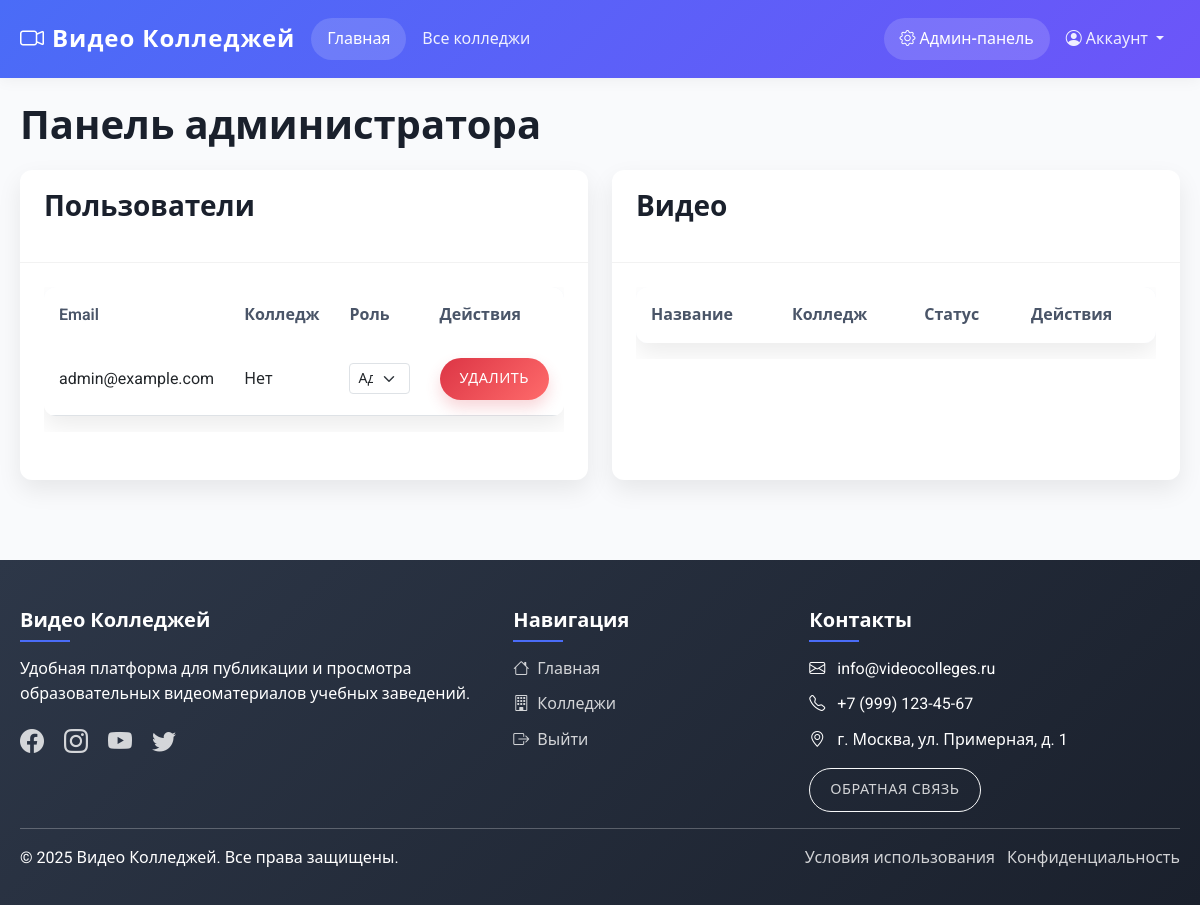
The page /index.php?page=admin (signed in) on the database as committed earlier.
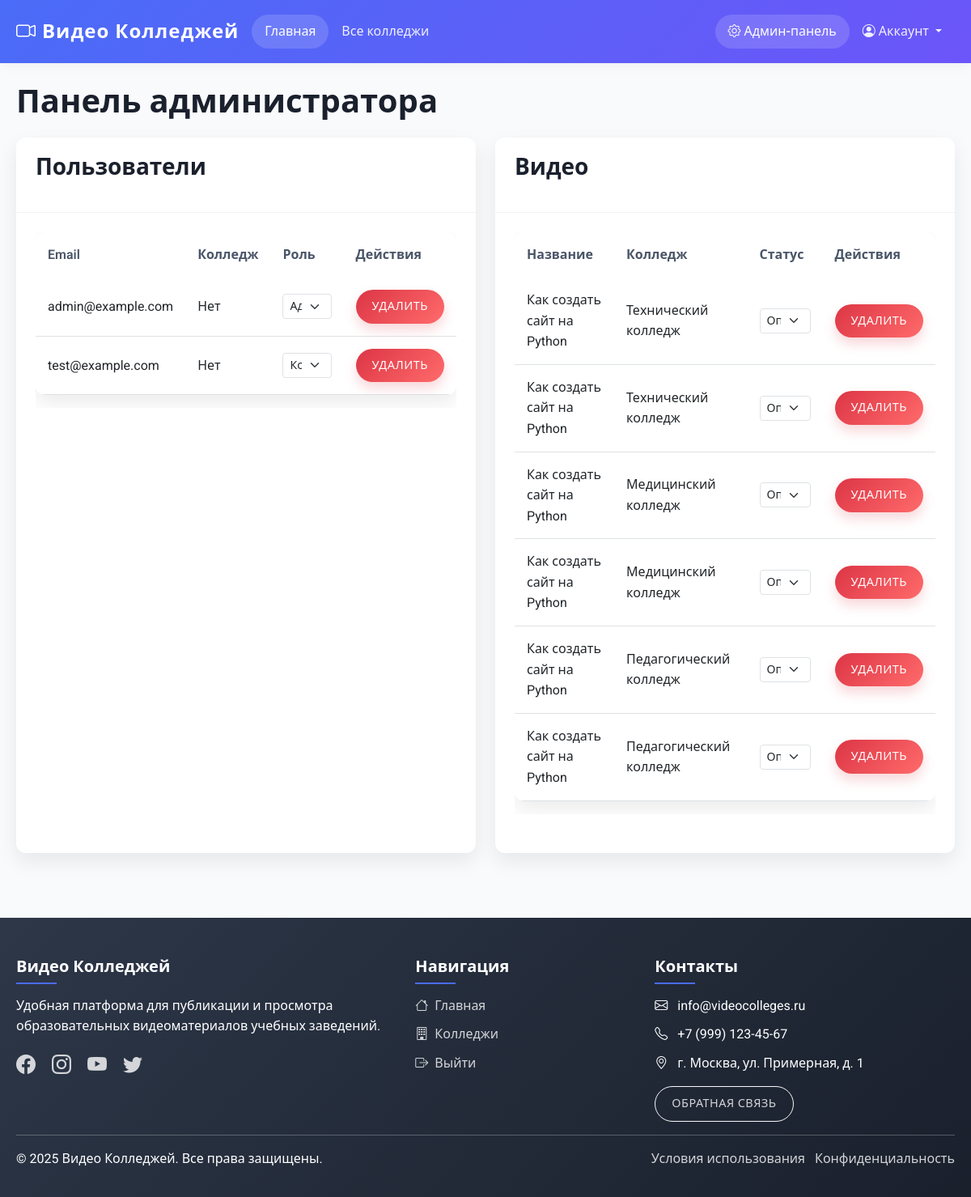
The same page on the database as committed later.
### tables this page shows
CREATE TABLE IF NOT EXISTS users (
    id INT AUTO_INCREMENT PRIMARY KEY,
    email VARCHAR(255) NOT NULL UNIQUE,
    password VARCHAR(255) NOT NULL,
    role ENUM('admin', 'college') NOT NULL DEFAULT 'college',
    college_id INT,
    reset_token VARCHAR(64) DEFAULT NULL,
    reset_token_expiry DATETIME DEFAULT NULL,
    last_login DATETIME DEFAULT NULL,
    status ENUM('active', 'inactive') DEFAULT 'active',
    created_at TIMESTAMP DEFAULT CURRENT_TIMESTAMP,
    updated_at TIMESTAMP DEFAULT CURRENT_TIMESTAMP ON UPDATE CURRENT_TIMESTAMP,
    FOREIGN KEY (college_id) REFERENCES colleges(id) ON DELETE SET NULL
);

CREATE TABLE IF NOT EXISTS videos (
    id INT AUTO_INCREMENT PRIMARY KEY,
    college_id INT NOT NULL,
    title VARCHAR(255) NOT NULL,
    description TEXT,
    url VARCHAR(255) NOT NULL,
    file_path VARCHAR(255) DEFAULT NULL,
    file_type VARCHAR(50) DEFAULT NULL,
    thumbnail_url VARCHAR(255),
    duration VARCHAR(10),
    views INT DEFAULT 0,
    status ENUM('pending', 'published', 'rejected') NOT NULL DEFAULT 'pending',
    created_at TIMESTAMP DEFAULT CURRENT_TIMESTAMP,
    updated_at TIMESTAMP DEFAULT CURRENT_TIMESTAMP ON UPDATE CURRENT_TIMESTAMP,
    FOREIGN KEY (college_id) REFERENCES colleges(id) ON DELETE CASCADE
);

CREATE TABLE IF NOT EXISTS colleges (
    id INT AUTO_INCREMENT PRIMARY KEY,
    name VARCHAR(255) NOT NULL,
    description TEXT,
    location VARCHAR(255),
    website VARCHAR(255),
    logo_url VARCHAR(255),
    created_at TIMESTAMP DEFAULT CURRENT_TIMESTAMP,
    updated_at TIMESTAMP DEFAULT CURRENT_TIMESTAMP ON UPDATE CURRENT_TIMESTAMP
);

### pages/admin.php (the view, shortened to what this page needs)
<?php
$stmt = $pdo->query("SELECT u.*, c.name as college_name
                     FROM users u
                     LEFT JOIN colleges c ON u.college_id = c.id
                     ORDER BY u.created_at DESC");
$users = $stmt->fetchAll();
$stmt = $pdo->query("SELECT v.*, c.name as college_name
                     FROM videos v
                     JOIN colleges c ON v.college_id = c.id
                     ORDER BY v.created_at DESC");
$videos = $stmt->fetchAll();
?>
<div class="row">
    <div class="col-md-12">
        <h1>Панель администратора</h1>
    </div>
</div>
<div class="row">
    <div class="col-md-6">
        <div class="card mb-4">
            <div class="card-header">
                <h3>Пользователи</h3>
            </div>
            <div class="card-body">
                <div class="table-responsive">
                    <table class="table">
                        <thead>
                            <tr>
                                <th>Email</th>
                                <th>Колледж</th>
                                <th>Роль</th>
                                <th>Действия</th>
                            </tr>
                        </thead>
                        <tbody>
                            <?php foreach ($users as $user): ?>
                                <tr>
                                    <td><?php echo htmlspecialchars($user['email']); ?></td>
                                    <td><?php echo htmlspecialchars($user['college_name'] ?? 'Нет'); ?></td>
                                    <td>
                                        <form method="POST" class="d-inline">
                                            <select name="role" class="form-select form-select-sm" onchange="this.form.submit()">
                                                <option value="admin" <?php echo $user['role'] === 'admin' ? 'selected' : ''; ?>>Админ</option>
                                                <option value="college" <?php echo $user['role'] === 'college' ? 'selected' : ''; ?>>Колледж</option>
                                            </select>
                                        </form>
                                    </td>
                                    <td>
                                        <form method="POST" class="d-inline" onsubmit="return confirm('Удалить пользователя?')">
                                            <button type="submit" class="btn btn-danger btn-sm">Удалить</button>
                                        </form>
                                    </td>
                                </tr>
                            <?php endforeach; ?>
                        </tbody>
                    </table>
                </div>
            </div>
        </div>
    </div>
    <div class="col-md-6">
        <div class="card mb-4">
            <div class="card-header">
                <h3>Видео</h3>
            </div>
            <div class="card-body">
                <div class="table-responsive">
                    <table class="table">
                        <thead>
                            <tr>
                                <th>Название</th>
                                <th>Колледж</th>
                                <th>Статус</th>
                                <th>Действия</th>
                            </tr>
                        </thead>
                        <tbody>
                            <?php foreach ($videos as $video): ?>
                                <tr>
                                    <td><?php echo htmlspecialchars($video['title']); ?></td>
                                    <td><?php echo htmlspecialchars($video['college_name']); ?></td>
                                    <td>
                                        <form method="POST" class="d-inline">
                                            <select name="status" class="form-select form-select-sm" onchange="this.form.submit()">
                                                <option value="published" <?php echo $video['status'] === 'published' ? 'selected' : ''; ?>>Опубликовано</option>
                                            </select>
                                        </form>
                                    </td>
                                    <td>
                                        <form method="POST" class="d-inline" onsubmit="return confirm('Удалить видео?')">
                                            <button type="submit" class="btn btn-danger btn-sm">Удалить</button>
                                        </form>
                                    </td>
                                </tr>
                            <?php endforeach; ?>
                        </tbody>
                    </table>
                </div>
            </div>
        </div>
    </div>
</div>

### includes/header.php (shortened to what this page needs)
<!DOCTYPE html>
<html lang="ru">
<head>
    <link href="https://cdn.jsdelivr.net/npm/bootstrap@5.3.0/dist/css/bootstrap.min.css" rel="stylesheet">
    <link rel="stylesheet" href="https://cdn.jsdelivr.net/npm/bootstrap-icons@1.10.0/font/bootstrap-icons.css">
    <link href="assets/css/modern-style.css" rel="stylesheet">
</head>
<body>
    <nav class="navbar navbar-expand-lg navbar-dark">
        <div class="container">
            <a class="navbar-brand" href="index.php">
                <i class="bi bi-camera-video"></i> Видео Колледжей
            </a>
            <div class="collapse navbar-collapse" id="navbarNav">
                <ul class="navbar-nav me-auto">
                    <li class="nav-item">
                        <a class="nav-link" href="index.php">Главная</a>
                    </li>
                    <li class="nav-item">
                        <a class="nav-link" href="index.php?page=colleges">Все колледжи</a>
                    </li>
                </ul>
                <ul class="navbar-nav">
                    <?php if($isLoggedIn): ?>
                        <?php if($isAdmin): ?>
                            <li class="nav-item">
                                <a class="nav-link" href="index.php?page=admin">
                                    <i class="bi bi-gear"></i> Админ-панель
                                </a>
                            </li>
                        <?php endif; ?>
                        <li class="nav-item dropdown">
                            <a class="nav-link dropdown-toggle" href="#" id="navbarDropdown" role="button"
                               data-bs-toggle="dropdown" aria-expanded="false">
                                <i class="bi bi-person-circle"></i> Аккаунт
                            </a>
                        </li>
                    <?php endif; ?>
                </ul>
            </div>
        </div>
    </nav>
    <div class="container mt-4">

### index.php (shortened to what this page needs)
<?php
require_once 'config/database.php';
$page = isset($_GET['page']) ? $_GET['page'] : 'home';
$isLoggedIn = isset($_SESSION['user_id']);
$isAdmin = isset($_SESSION['role']) && $_SESSION['role'] === 'admin';
include 'includes/header.php';
switch($page) {
    case 'admin':
        if($isAdmin) {
            include 'pages/admin.php';
        } else {
            header('Location: index.php?page=login');
            exit;
        }
        break;
}
include 'includes/footer.php';
?>

### includes/footer.php (shortened to what this page needs)
    </div>
    <footer>
        <div class="container">
            <div class="row">
                <div class="col-md-5">
                    <h5>Видео Колледжей</h5>
                    <p>Удобная платформа для публикации и просмотра образовательных видеоматериалов учебных заведений.</p>
                    <div class="social-icons mt-3">
                        <a href="#" class="me-3"><i class="bi bi-facebook fs-4"></i></a>
                        <a href="#" class="me-3"><i class="bi bi-instagram fs-4"></i></a>
                        <a href="#" class="me-3"><i class="bi bi-youtube fs-4"></i></a>
                        <a href="#" class="me-3"><i class="bi bi-twitter fs-4"></i></a>
                    </div>
                </div>
                <div class="col-md-3">
                    <h5>Навигация</h5>
                    <ul class="list-unstyled footer-links">
                        <li><a href="index.php"><i class="bi bi-house me-2"></i>Главная</a></li>
                        <li><a href="index.php?page=colleges"><i class="bi bi-building me-2"></i>Колледжи</a></li>
                        <?php if($isLoggedIn): ?>
                            <li><a href="includes/logout.php"><i class="bi bi-box-arrow-right me-2"></i>Выйти</a></li>
                        <?php else: ?>
                            <li><a href="index.php?page=login"><i class="bi bi-box-arrow-in-right me-2"></i>Войти</a></li>
                            <li><a href="index.php?page=register"><i class="bi bi-person-plus me-2"></i>Регистрация</a></li>
                        <?php endif; ?>
                    </ul>
                </div>
                <div class="col-md-4">
                    <h5>Контакты</h5>
                    <ul class="list-unstyled footer-links">
                        <li><i class="bi bi-envelope me-2"></i> info@videocolleges.ru</li>
                        <li><i class="bi bi-telephone me-2"></i> +7 (999) 123-45-67</li>
                        <li><i class="bi bi-geo-alt me-2"></i> г. Москва, ул. Примерная, д. 1</li>
                    </ul>
                    <div class="mt-3">
                        <a href="#" class="btn btn-outline-light btn-sm rounded-pill">Обратная связь</a>
                    </div>
                </div>
            </div>
            <hr class="footer-divider">
            <div class="row">
                <div class="col-md-6">
                    <p class="mb-0">&copy; <?php echo date('Y'); ?> Видео Колледжей. Все права защищены.</p>
                </div>
                <div class="col-md-6 text-end">
                    <ul class="list-inline mb-0">
                        <li class="list-inline-item"><a href="#">Условия использования</a></li>
                        <li class="list-inline-item"><a href="#">Конфиденциальность</a></li>
                    </ul>
                </div>
            </div>
        </div>
    </footer>
</body>
</html>

### assets/css/modern-style.css (style rules this page uses)
:root { --primary-color: #4a6cf7; --secondary-color: #6c55f9; --accent-color: #ff6b6b; --dark-color: #2d3748; --light-color: #ffffff; --gray-color: #f8f9fa; --text-color: #333333; --border-radius: 12px; --box-shadow: 0 10px 25px rgba(0, 0, 0, 0.08); --transition: all 0.3s ease; }
body { font-family: 'Roboto', 'Segoe UI', sans-serif; background-color: #f9fafc; color: var(--text-color); line-height: 1.6; }
h1, h2, h3, h4, h5, h6 { font-weight: 700; margin-bottom: 1.2rem; color: #1a202c; }
h1 { font-size: 2.5rem; }
h3 { font-size: 1.75rem; }
.container { max-width: 1200px; padding: 0 20px; }
.navbar { padding: 15px 0; box-shadow: 0 2px 15px rgba(0, 0, 0, 0.05); background: linear-gradient(135deg, var(--primary-color) 0%, var(--secondary-color) 100%) !important; }
.navbar-brand { font-weight: 800; font-size: 1.5rem; color: white !important; letter-spacing: 1px; }
.navbar-dark .navbar-nav .nav-link { color: rgba(255, 255, 255, 0.9) !important; font-weight: 500; padding: 8px 16px; border-radius: 30px; transition: var(--transition); }
.navbar-dark .navbar-nav .nav-link:hover, .navbar-dark .navbar-nav .nav-link.active { background-color: rgba(255, 255, 255, 0.15); color: white !important; }
.card { border: none; border-radius: var(--border-radius); box-shadow: var(--box-shadow); transition: var(--transition); overflow: hidden; height: 100%; }
.card-header { background-color: transparent; border-bottom: 1px solid rgba(0, 0, 0, 0.05); padding: 1.25rem 1.5rem; font-weight: 600; }
.card-body { padding: 1.5rem; }
.btn { border-radius: 50px; padding: 10px 20px; font-weight: 500; letter-spacing: 0.5px; transition: var(--transition); position: relative; overflow: hidden; font-size: 0.9rem; text-transform: uppercase; }
.btn::after { content: ""; position: absolute; top: 50%; left: 50%; width: 0; height: 0; background: rgba(255, 255, 255, 0.2); border-radius: 50%; transform: translate(-50%, -50%); transition: width 0.5s, height 0.5s; }
.btn-danger { background: linear-gradient(135deg, #dc3545 0%, #ff6b6b 100%); border: none; box-shadow: 0 8px 15px rgba(220, 53, 69, 0.2); }
.table { box-shadow: var(--box-shadow); border-radius: var(--border-radius); overflow: hidden; }
.table thead { background: linear-gradient(135deg, #f5f7ff 0%, #eef1f9 100%); }
.table thead th { font-weight: 600; border-bottom: none; padding: 15px; color: #4a5568; }
.table tbody td { padding: 15px; vertical-align: middle; }
footer { background: linear-gradient(135deg, #2d3748 0%, #1a202c 100%); color: white; padding: 3rem 0 1.5rem; margin-top: 5rem; }
footer h5 { color: white; font-weight: 700; margin-bottom: 1.5rem; position: relative; display: inline-block; }
footer h5::after { content: ""; position: absolute; left: 0; bottom: -10px; width: 50px; height: 2px; background: var(--primary-color); }
footer ul li { margin-bottom: 10px; }
footer a { color: rgba(255, 255, 255, 0.8) !important; transition: var(--transition); text-decoration: none; }
.fade-in { animation: fadeIn 0.6s ease-in; }

Rows that differ between the two databases and show on the page:
added users: email "test@example.com", college_name "Нет", role "Колледж"
added videos: title "Как создать сайт на Python", college.name "Технический колледж", status "Опубликовано"
added videos: title "Как создать сайт на Python", college.name "Технический колледж", status "Опубликовано"
added videos: title "Как создать сайт на Python", college.name "Медицинский колледж", status "Опубликовано"
added videos: title "Как создать сайт на Python", college.name "Медицинский колледж", status "Опубликовано"
added videos: title "Как создать сайт на Python", college.name "Педагогический колледж", status "Опубликовано"
added videos: title "Как создать сайт на Python", college.name "Педагогический колледж", status "Опубликовано"
